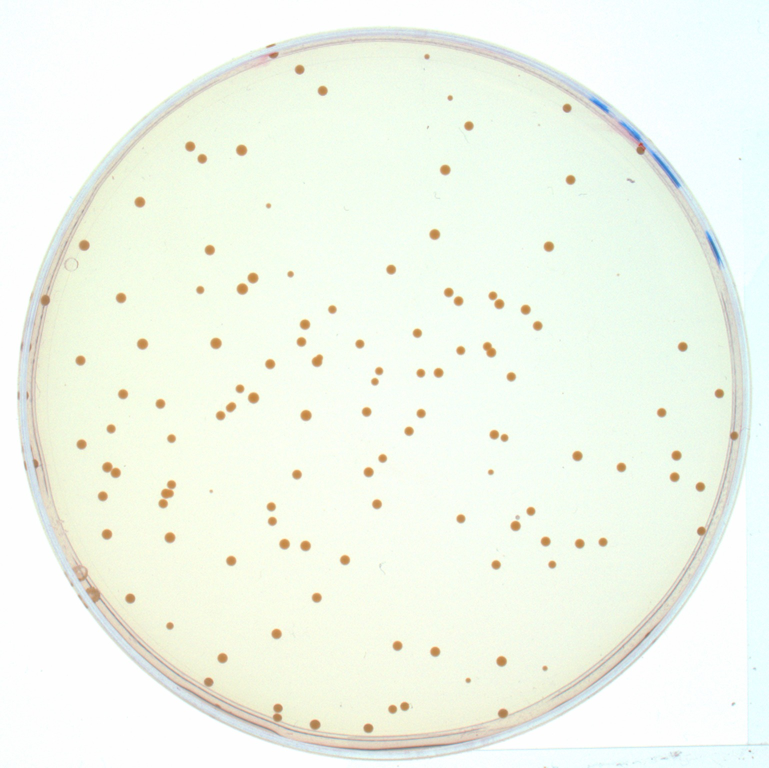
#> input picture d/plosPicHQ/q120404-02.jpg, 1538 x 1536 px (shown at 1/2 size)
$ jupyter execute pictu_custom.ipynb   (shell and % lines are left out)
#> lines starting #> are read from the running program, lines starting #| are printed output that depends on the picture
# Контуры с заданным уровнем

При четком контрасте выделяемых областей команда `contour` автоматически определяет уровни, которые нужно обвести линией. Если количество уровней равно 1, то уровень посередине между минимумом и максимумом.

В нестандартных случаях требуется задать уровень вручную.
Рассмотрим такие случаи...

[cell 1]
%pylab inline
from ipywidgets import interact, interact_manual
from mpl_toolkits.mplot3d import Axes3D
import skimage.filters

Из папки plosPicHQ выберем изображение с пятнышками разной интенсивности.

[cell 2]
u1='plosPicHQ/q120404-02.jpg' #путь к файлу
I=imread(u1)
#> I is the input picture: shape (1536, 1538, 3); mean R, G, B 242, 247.9, 236.3
# imshow(I);

F=I[800:1200, 810:1210]
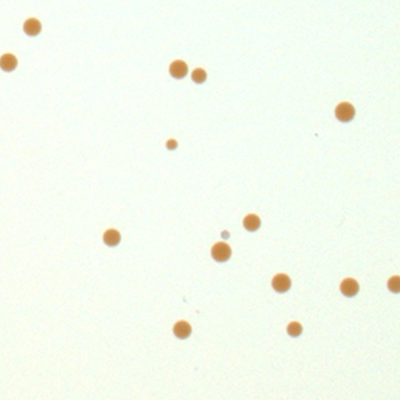
#> F: shape (400, 400, 3); mean R, G, B 244.8, 251.2, 238.5
imshow(F);

В середине прямоугольного фрагмента заметна маленькая бледная колония. Допустим, что мы хотим ее посчитать, т.е. получить правильный ответ: 15 колоний.

Если извлечь зеленый слой и инвертировать его, а затем повращать поверхность так, чтобы было видно столбик для этого светлого пятна, то окажется его высота около 60.

[cell 3]
Z=1-F[:,:,1]
X,Y = meshgrid(arange(Z.shape[1]), arange(Z.shape[0]))

fig = figure()
ax = fig.add_subplot(111, projection='3d')
ax.plot_surface(X,Y,Z);
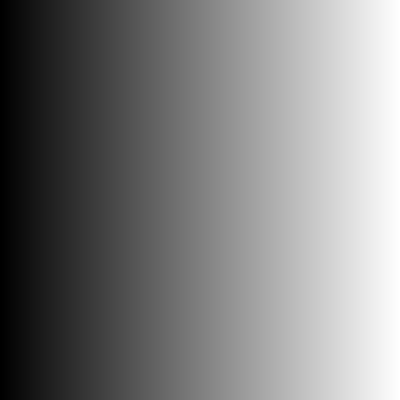
#> X: shape (400, 400) int64; min 0, max 399, mean 199.5; drawn with min black and max white
ax.view_init(10,10)
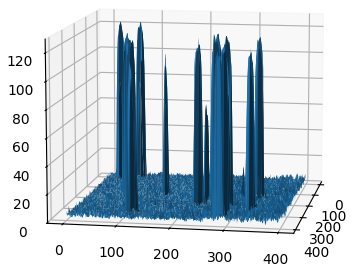
#> figure drawn by matplotlib, 1 panel

Найдем 1 контур по-умолчанию.

[cell 4]
imshow(Z, cmap='gray_r');
coco=contour(Z, 1, colors='r')
n=len(coco.allsegs[1])
#> n = 14
title('{} обнаруженных колоний'.format(n));

Если второй аргумент будет массивом с числами, то для каждого из этих чисел будут найдены контуры.

[cell 5]
imshow(Z, cmap='gray_r');
coco=contour(Z, [20], colors='r')
n=len(coco.allsegs[0])
#> n = 17
title('{} обнаруженных колоний'.format(n));
#> the sliders are set to level = 127

На уровне 20, что чуть выше уровня шума, найдено на 4 колонии больше.

Попробуйте сами найти оптимальный уровень...

[cell 6]
@interact(level=(0,255))
def _scale(level=10):
#> called with level = 127
    imshow(Z, cmap='gray_r');
    coco=contour(Z, [level], colors='r')
    n=len(coco.allsegs[0])
#> n = 1
    title('{} обнаруженных колоний'.format(n));

Наконец построим график зависимости количества контуров от уровня.

[cell 7]
plt.interactive(False) #отменим перерисовку

L = arange(10, 130, 5)
N = [contour(Z, [level], colors='r').allsegs[0].__len__() for level in L]
#> N = [71, 19, 17, 17, 16, 16, 15, 15, 15, 15, 15, 15, 15, 15, 14, 14, 14, 14, 14, 14, 13, 14, 16, 5]
close() #закроем окно, где рисовались контуры

plt.interactive(True)
plot(L,N, '.-');
ylim(0,40)
xlabel('Количество уровней'); ylabel('N');
#> figure, not shown here; curve peaks at x = 10, y = 71
#> the sliders are set to smooth = 8

Наглядно видно, что искомый ответ 15 достигается на уровне от 40 до 75. Так же видно парадоксальное увеличение обособленных вершин при достижении уровня свыше 100, что соответствует высоте столбиков. Это потому что вершины не гладкие, а покрыты уголочками, как и базовый шум.

Для 2-мерного сглаживания можно использовать разные фильтры, например, 2-мерной гауссианой, т.е. холмиком, в сечение представляющим собой нормальное распределение (гаусианну).

[cell 8]
X,Y = meshgrid(arange(Z.shape[1]), arange(Z.shape[0]))

@interact(smooth=(2,15,1))
def _view(smooth=5):
#> called with smooth = 8
    Zf = skimage.filters.gaussian(Z, smooth)
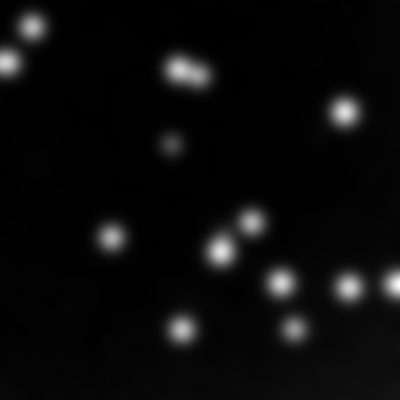
#> Zf: shape (400, 400) float64; min 0.00976, max 0.288, mean 0.0226; drawn with min black and max white
    ax = gcf().add_subplot(111, projection='3d')
    ax.plot_surface(X,Y,Zf);

Другая проблема с бликами на прозрачных колониях.

[cell 9]
u1='plosPicHQ/neisseria_gonorrhoeae.jpg'
I=imread(u1)
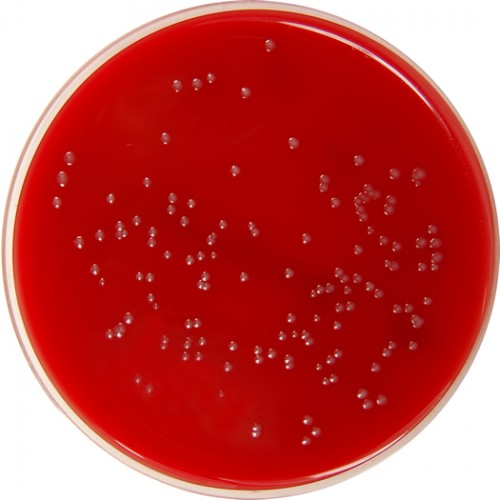
#> input picture d/plosPicHQ/neisseria_gonorrhoeae.jpg, 500 x 500 px
#> I is the input picture: shape (500, 500, 3); mean R, G, B 193.8, 71.8, 70.2
F=I[100:400, 100:400]
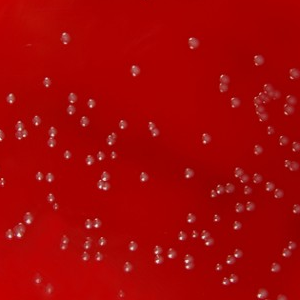
#> F: shape (300, 300, 3); mean R, G, B 165.2, 6.1, 5.7
imshow(F);

[cell 10]
Z=F[:,:,1]
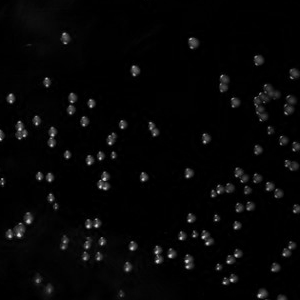
#> Z: shape (300, 300); min 0, max 230, mean 6.1

ax = figure().add_subplot(111, projection='3d')
X,Y = meshgrid(arange(Z.shape[1]), arange(Z.shape[0]))
ax.plot_surface(X,Y,Z);
#> X: shape (300, 300) int64
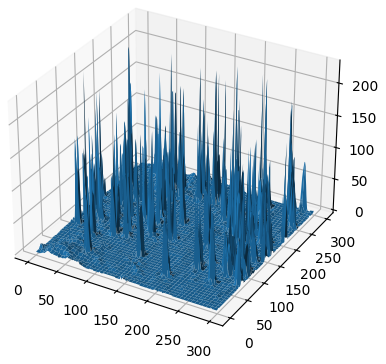
#> figure drawn by matplotlib, 1 panel

Блики на 3D-картинке выглядят как острые пики.

[cell 11]
imshow(Z, cmap='gray_r');
coco=contour(Z, 1, colors='r')
n=len(coco.allsegs[0])
#> n = 987
title('{} обнаруженных колоний'.format(n));
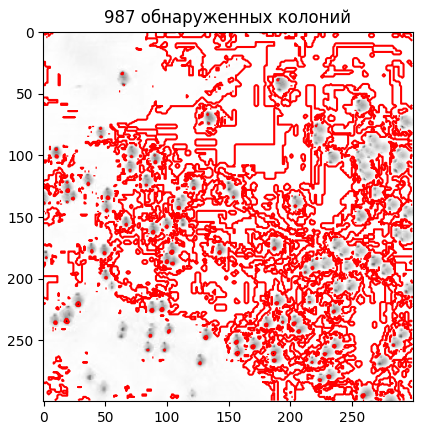
#> figure drawn by matplotlib, 1 panel
#> the sliders are set to level = 127

С 1 контуром по-умолчанию находятся только блики, которые на 3-D.

[cell 12]
@interact(level=(0,255))
def _scale(level=25):
#> called with level = 127
    imshow(Z, cmap='gray_r');
    coco=contour(Z, [level], colors='r')
    n=len(coco.allsegs[0])
#> n = 107
    title('{} обнаруженных колоний'.format(n));
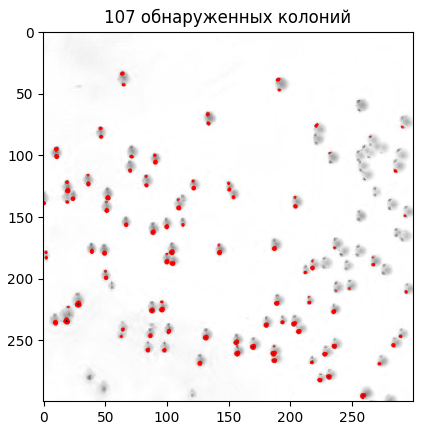
#> figure drawn by matplotlib, 1 panel
